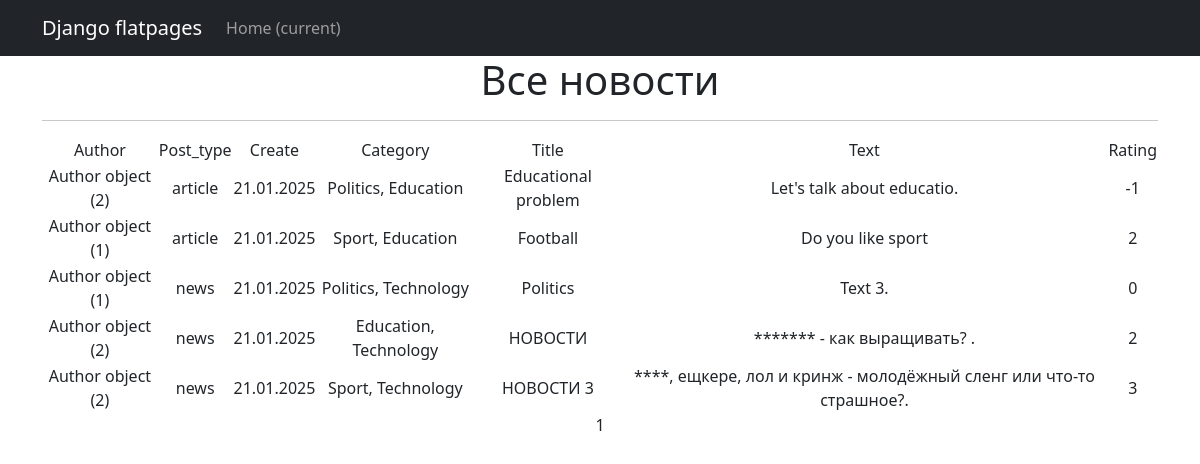
The page /news/ on the database as committed earlier.
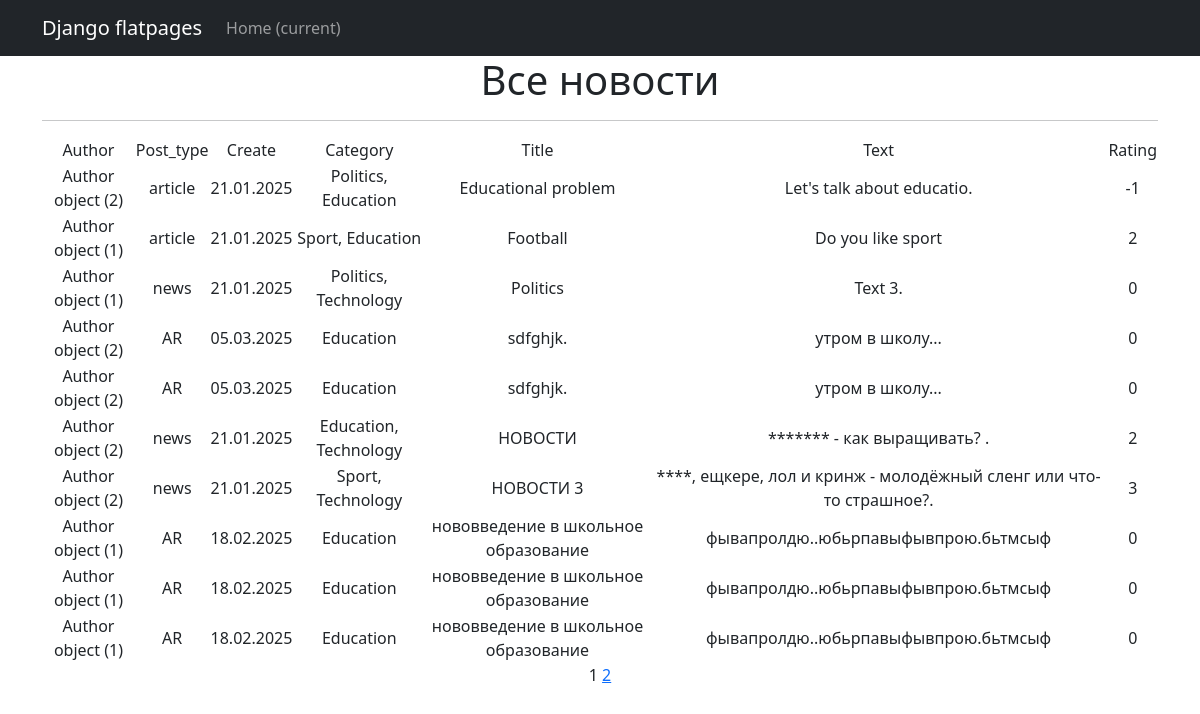
The same page on the database as committed later.
### news/models.py (models this page shows, shortened)
class Post(models.Model):
    ARTICLE = 'AR'
    NEWS = 'NW'
    TYPES = (
        (ARTICLE, 'Статья'),
        (NEWS, 'Новость')
    )
    author = models.ForeignKey(Author, on_delete = models.CASCADE)
    post_type = models.CharField(max_length=2, choices= TYPES, default=ARTICLE)
    created_at = models.DateTimeField(auto_now_add=True)
    category = models.ManyToManyField(Category, through= 'PostCategory')
    title = models.CharField(max_length=255)
    text = models.TextField()
    rating = models.IntegerField(default=0)
    def __init__(self, *args, **kwargs):
        super().__init__(*args, **kwargs)  # Передаем аргументы корректно

class Author(models.Model):
    user = models.OneToOneField(User, on_delete= models.CASCADE)
    rating = models.IntegerField(default=0)

class Category(models.Model):
    name = models.CharField(max_length=255, unique = True)
    subscribers = models.ManyToManyField(User, related_name='subscribed_categories', blank=True)

### news/views.py (the view)
# urls.py: path('', NewsList.as_view(), name='news_list'),
class NewsList(ListView):
    model = Post
    ordering = 'title'
    template_name = 'news.html'
    context_object_name = 'news'
    paginate_by = 10
    def get_queryset(self):
        queryset = super().get_queryset()
        self.filterset = PostFilter(self.request.GET, queryset)
        return self.filterset.qs
    def get_context_data(self, **kwargs):
        context = super().get_context_data(**kwargs)
        context['filterset'] = self.filterset
        return context

### news/templatetags/custom_filters.py (called while the page is built)
@register.filter(name='censor')
def censor(value):
    for word in BAD_WORDS:
        value = value.replace(word, '*' * len(word))
    return value

### news/templatetags/custom_tags.py (called while the page is built)
@register.simple_tag(takes_context=True)
def url_replace(context, **kwargs):
   d = context['request'].GET.copy()
   for k, v in kwargs.items():
       d[k] = v
   return d.urlencode()

### templates/news.html (shortened to what this page needs)
{% extends 'flatpages/default.html' %}
{% load custom_tags %}
{% load custom_filters %}
{% block content %}
   <h1>Все новости </h1>
   <hr>
   {% if news %}
       <table>
           <tr>
               <td>Author</td>
               <td>Post_type</td>
               <td>Create </td>
               <td>Category</td>
               <td>Title</td>
               <td>Text</td>
               <td>Rating</td>
           </tr>
           {% for new in news %}
           <tr>
               <td>{{ new.author }}</td>
               <td>{{ new.post_type}}</td>
               <td>{{ new.created_at|date:"d.m.Y" }}</td>
               <td>
                   {% for category in new.category.all %}
                       {{ category.name }}{% if not forloop.last %}, {% endif %}
                   {% endfor %}
               </td>
               <td>{{ new.title }}</td>
               <td>{{ new.text|censor }}</td>
               <td>{{ new.rating }}</td>
           </tr>
           {% endfor %}
       </table>
   {% else %}
       <h2>Новостей нет!</h2>
   {% endif %}
   {{ page_obj.number }}
   {% if page_obj.has_next %}
       <a href="?{% url_replace page=page_obj.next_page_number %}">{{ page_obj.next_page_number }}</a>
   {% endif %}
{% endblock content %}

Rows that differ between the two databases and show on the page:
added Post: author "Author object (2)", post_type "AR", created_at "05.03.2025", title "sdfghjk.", text|censor "утром в школу...", rating "0", Category (name "Education")
added Post: author "Author object (2)", post_type "AR", created_at "05.03.2025", title "sdfghjk.", text|censor "утром в школу...", rating "0", Category (name "Education")
added Post: author "Author object (1)", post_type "AR", created_at "18.02.2025", title "нововведение в школьное образование", text|censor "фывапролдю..юбьрпавыфывпрою.бьтмсыф", rating "0", Category (name "Education")
added Post: author "Author object (1)", post_type "AR", created_at "18.02.2025", title "нововведение в школьное образование", text|censor "фывапролдю..юбьрпавыфывпрою.бьтмсыф", rating "0", Category (name "Education")
added Post: author "Author object (1)", post_type "AR", created_at "18.02.2025", title "нововведение в школьное образование", text|censor "фывапролдю..юбьрпавыфывпрою.бьтмсыф", rating "0", Category (name "Education")
Other text that changed with them:
{{ page_obj.next_page_number }}: (not shown) → "2"
